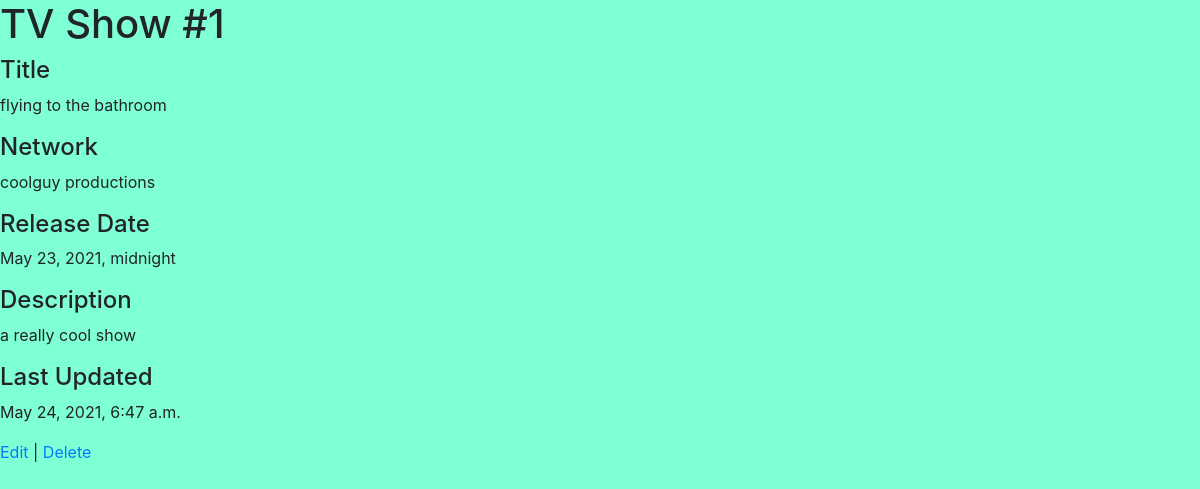
Page /shows/1 on the committed database.
### Tv_shows_app/models.py (models this page shows)
class Show(models.Model):
    title = models.CharField(max_length=255)
    network = models.CharField(max_length=45)
    release_date = models.DateTimeField()
    description = models.CharField(max_length=255)
    created_at = models.DateTimeField(auto_now_add=True)
    updated_at = models.DateTimeField(auto_now=True)
    objects = ShowManager()

### Tv_shows_app/views.py (the view)
# urls.py: path('shows/<int:show_id>', views.show),
def show(request, show_id):
    one_show = Show.objects.get(id=show_id)
    context = {
        'show': one_show
    }
    return render(request, 'show.html', context)

### Tv_shows_app/templates/show.html (shortened to what this page needs)
<!DOCTYPE html>
<html lang="en">
<head>
    <link href="https://stackpath.bootstrapcdn.com/bootstrap/4.5.0/css/bootstrap.min.css" rel="stylesheet">
    {% load static %}
    <link rel="stylesheet" href="{% static 'css/style.css' %}">
</head>
<body>
    <h1>TV Show #{{ show.id}}</h1>
    <h4>Title</h4>
    <p>{{ show.title }}</p>
    <h4>Network</h4>
    <p>{{ show.network }}</p>
    <h4>Release Date</h4>
    <p>{{ show.release_date }}</p>
    <h4>Description</h4>
    <p>{{ show.description }}</p>
    <h4>Last Updated</h4>
    <p>{{ show.updated_at }}</p>
    <a href="/shows/{{ show.id }}/edit">Edit</a> | <a href="/shows/{{ show.id }}/delete">Delete</a>
</body>
</html>

### Tv_shows_app/static/css/style.css (style rules this page uses)
body { background-color: aquamarine; }

### rows in the picture
Show: id "1", title "flying to the bathroom", network "coolguy productions", release_date "May 23, 2021, midnight", description "a really cool show", updated_at "May 24, 2021, 6:47 a.m."
